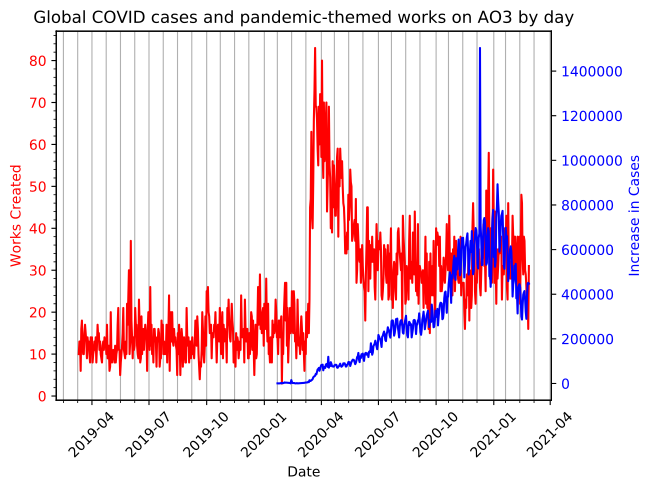

Write the Python code that produced this figure.
import matplotlib.pyplot as plt
from datetime import datetime as dt

#input
fics = open("ficData")
cases = open("caseData")

fmt = "%Y-%m-%d" #date format

line = fics.readline()
dates = []
numWorks = [] #x and y coords = date and number of works
#fencepost loop
while (line):
    l = line.split("|")
    dates.append(dt.strptime(l[0], fmt))
    numWorks.append(int(l[1]))
    line = fics.readline()

line = cases.readline()
dates2 = []
numCases = [] #x and y coords = date and number of cases
prev = 0
#fencepost loop
while (line):
    l = line.split("|")
    dates2.append(dt.strptime(l[0], fmt))
    numCases.append(int(l[1]) - prev) #only want increase in cases
    prev = int(l[1])
    line = cases.readline()

fig, ax1 = plt.subplots()

#plot works
ax1.set_xlabel('Date')
ax1.set_ylabel('Works Created', color='red')
ax1.plot(dates, numWorks, 'r', label='Works')
ax1.tick_params(axis='y', labelcolor='red')

#plot cases
ax2 = ax1.twinx()
ax2.set_ylabel('Increase in Cases', color='blue')
ax2.plot(dates2, numCases, 'b', label='COVID cases')
ax2.tick_params(axis='y', labelcolor='blue')

#formatting stuff
ax1.tick_params(axis='x', rotation=45)
ax1.minorticks_on()
ax1.grid(which='both', axis='x')
ax1.set_title("Global COVID cases and pandemic-themed works on AO3 by day")

#fig.legend()
fig.savefig("plot.pdf", bbox_inches="tight")
#plt.show()
